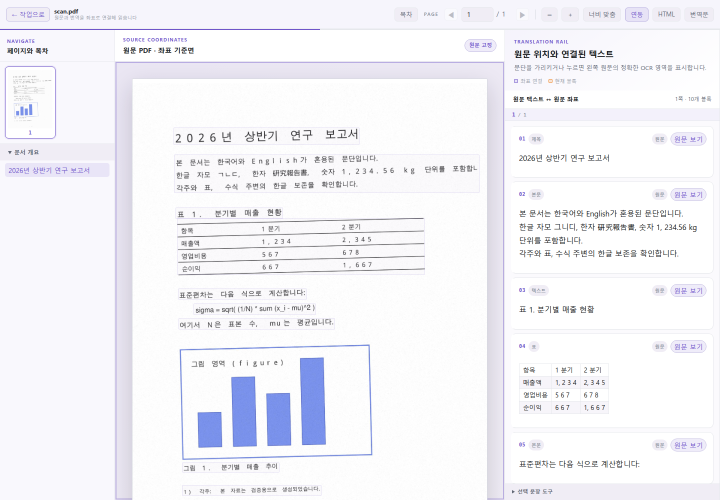
#> input picture benchmark_docs/unlimited2/validation/2026-10-31/scan-viewer.png, 1440 x 1000 px (shown at 1/2 size)
$ python -i image_input.py   (imports and definitions only)
#> lines starting #> are read from the running program, lines starting #| are printed output that depends on the picture
"""Conservative contrast recovery for model views of washed-out paper scans.

The caller keeps its original image for figure crops and overlays. This policy
changes only model-input intensities, without resizing or thresholding pixels.
"""

from PIL import Image, ImageOps


def _washed_paper(image: Image.Image) -> bool:
    with image.convert("L") as gray:
        histogram = gray.histogram()
    total = sum(histogram)
    if not total or sum(histogram[245:]) * 100 < total * 85:
        return False

    # Match autocontrast's lower 1% cutoff: use the first level that still
    # contains a sample after discarding the lowest total // 100 pixels.
    discarded = total // 100
    cumulative = 0
    for level, count in enumerate(histogram):
        cumulative += count
        if cumulative > discarded:
            return 48 < level <= 128
    return False


def normalize_model_image(image: Image.Image) -> Image.Image:
    """Return a new contrast-restored view only for predominantly white paper.

    Strong black ink, blank/faint-only pages, and most photographic content stay
    unchanged. The upper tail is never discarded, preserving faint details.
    Unsupported modes retain their original representation and ownership.
    """
    if image.mode not in ("RGB", "L") or not _washed_paper(image):
        return image
    normalized = ImageOps.autocontrast(image, cutoff=(1, 0), preserve_tone=True)
    # A shared grayscale LUT can leave saturated colors above the black-point
    # threshold. Abstain on those ambiguous images, rather than applying another
    # contrast adjustment the next time the same image is prepared.
    if _washed_paper(normalized):
        normalized.close()
        return image
    return normalized

>>> from PIL import Image
>>> picture = Image.open('../../../benchmark_docs/unlimited2/validation/2026-10-31/scan-viewer.png')
#> picture is the input picture: PIL image 1440x1000 RGB; mean R, G, B 243.2, 242.9, 247.7
>>> result = normalize_model_image(picture)
#> in _washed_paper, `with image.convert("L") as gray:`:
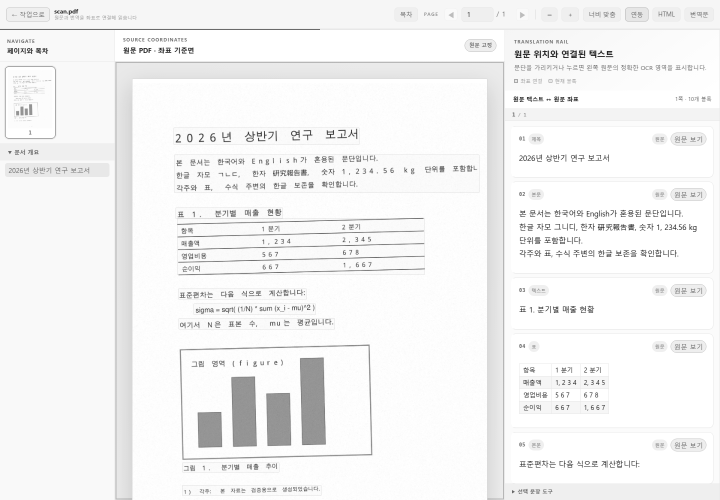
#> gray: PIL image 1440x1000 L (shown at 1/2 size); min 26, max 255, mean 243.6
#> in _washed_paper, `histogram = gray.histogram()`: histogram = 256 values, max 323584 at index 255, min 0 at index 0, mean 5625
#> in _washed_paper, `total = sum(histogram)`: total = 1440000

$ run again, on benchmark_docs/unlimited2/validation/2026-10-31/translated-viewer.png
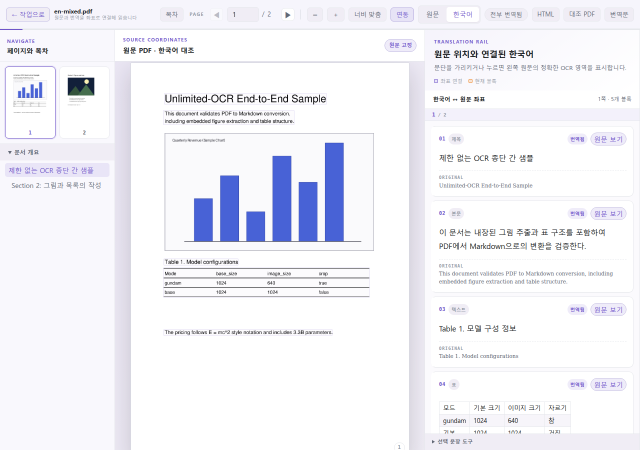
#> input picture benchmark_docs/unlimited2/validation/2026-10-31/translated-viewer.png, 1280 x 900 px (shown at 1/2 size)
#> picture is the input picture: PIL image 1280x900 RGB; mean R, G, B 241.3, 241.4, 247.4
#> in _washed_paper, `with image.convert("L") as gray:`:
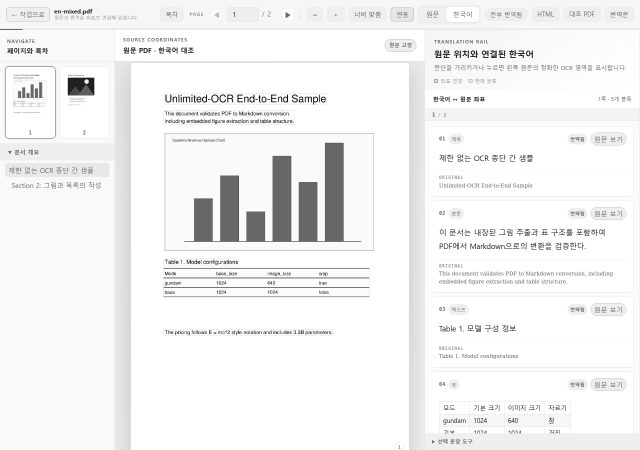
#> gray: PIL image 1280x900 L (shown at 1/2 size); min 2, max 255, mean 242.1
#> histogram = 256 values, max 557798 at index 255, min 0 at index 0, mean 4500
#> total = 1152000
